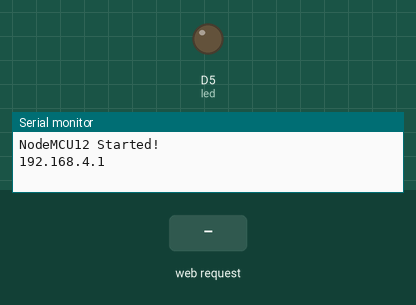
This sketch was run on a simulated ESP8266 (NodeMCU). On the bench: output pins drawn as LEDs (lit = HIGH), the last lines printed to the serial monitor. The inputs (shaded band) are chosen by the test bench.

Above: at 1.2 s.
1.3 s: HTTP request GET /yes received
At 2.0 s:
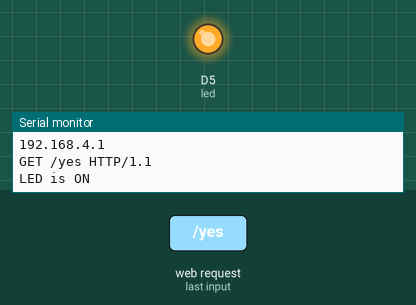
2.8 s: HTTP request GET /no received
At 3.1 s:
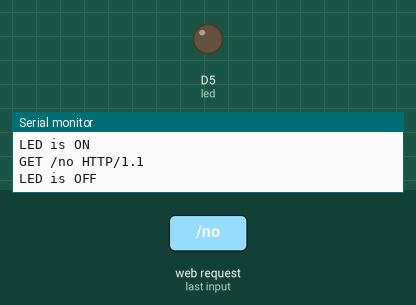
Timing chart, 0 to 5.8 s (numbered marks = the images above; inputs shaded):
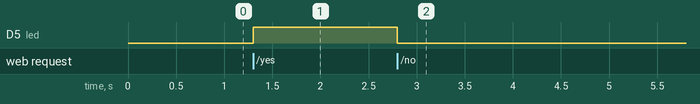

The sketch:

wifi_access.ino
```cpp
#include <ESP8266WiFi.h>

WiFiClient client;
WiFiServer server(80);

#define led D5

void setup()
{
  // put your setup code here, to run once:
  Serial.begin(9600);
  WiFi.softAP("NodeMCU12", "9876543210");
  Serial.println();
  Serial.println("NodeMCU12 Started!");
  Serial.println(WiFi.softAPIP());
  server.begin();
  pinMode(led, OUTPUT);
}

void loop()
{
  // put your main code here, to run repeatedly:
  client = server.available();  //Gets a client that is connected to the server and has data available for reading.
  if (client == 1)
  {
    String request =  client.readStringUntil('\n');
    Serial.println(request);
    request.trim();
    if(request == "GET /yes HTTP/1.1")
    {
      digitalWrite(led, HIGH);
      Serial.println("LED is ON");
    }
    else if (request == "GET /no HTTP/1.1")
    {
      digitalWrite(led, LOW);
      Serial.println("LED is OFF");
    }
  }
}
```

Measured:
- after the input at 1.3 s, D5 (led): LOW → HIGH at once
- after the input at 2.8 s, D5 (led): HIGH → LOW at once
